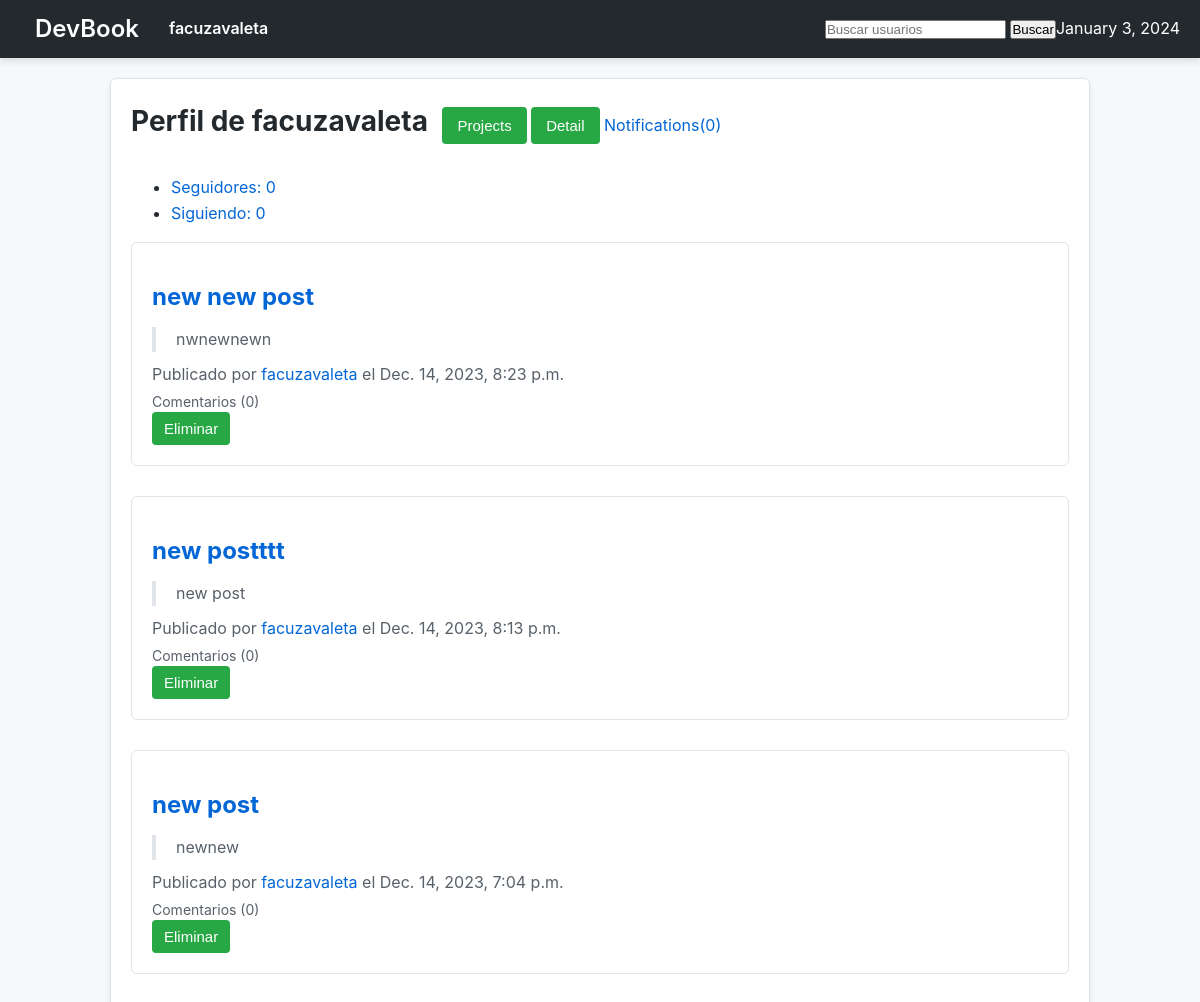
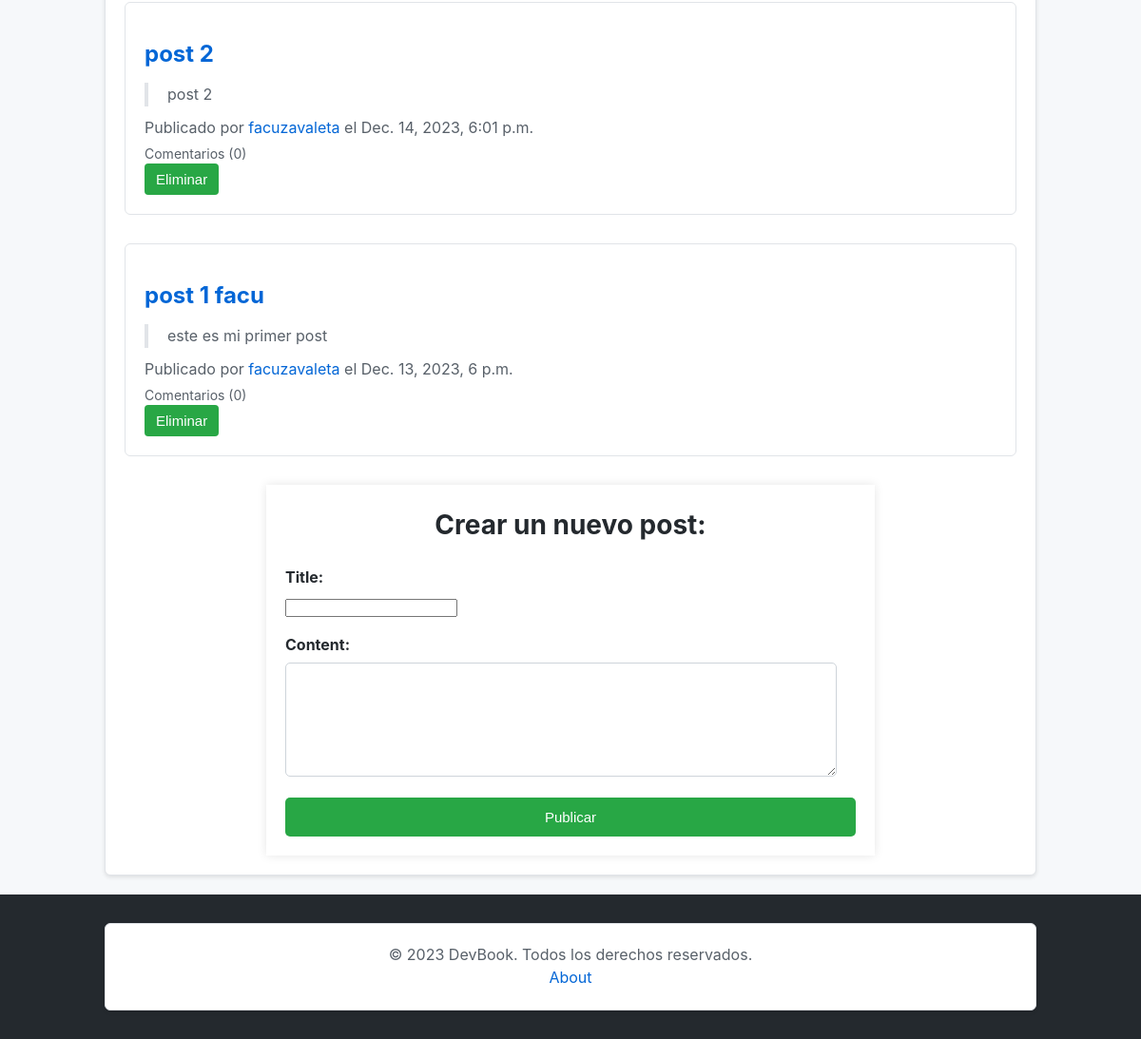
/facuzavaleta/ (signed in), run on an earlier commit of the app's database (2 pictures, top to bottom).
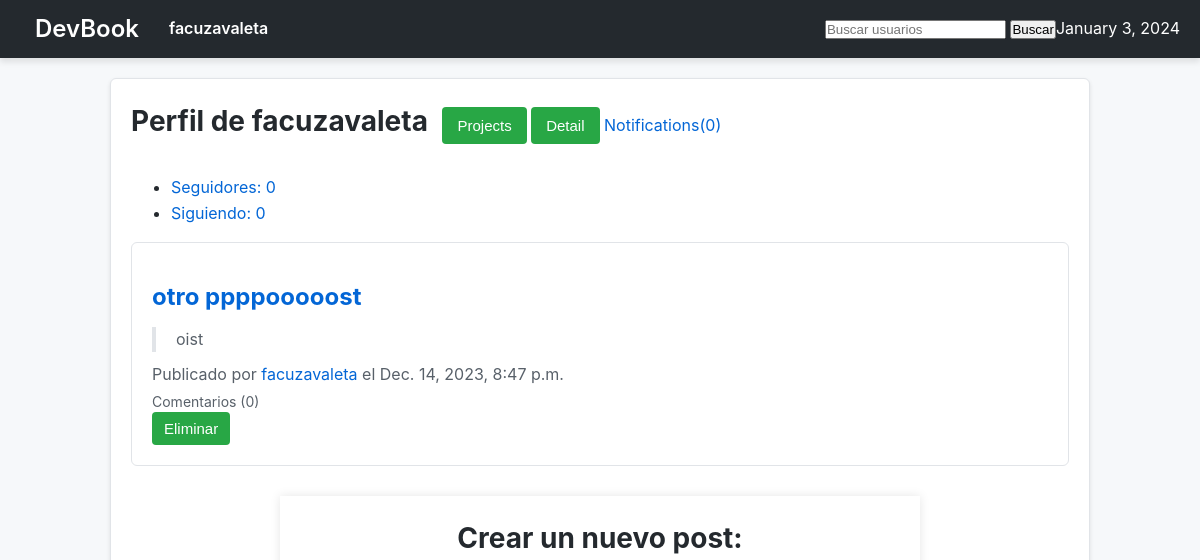
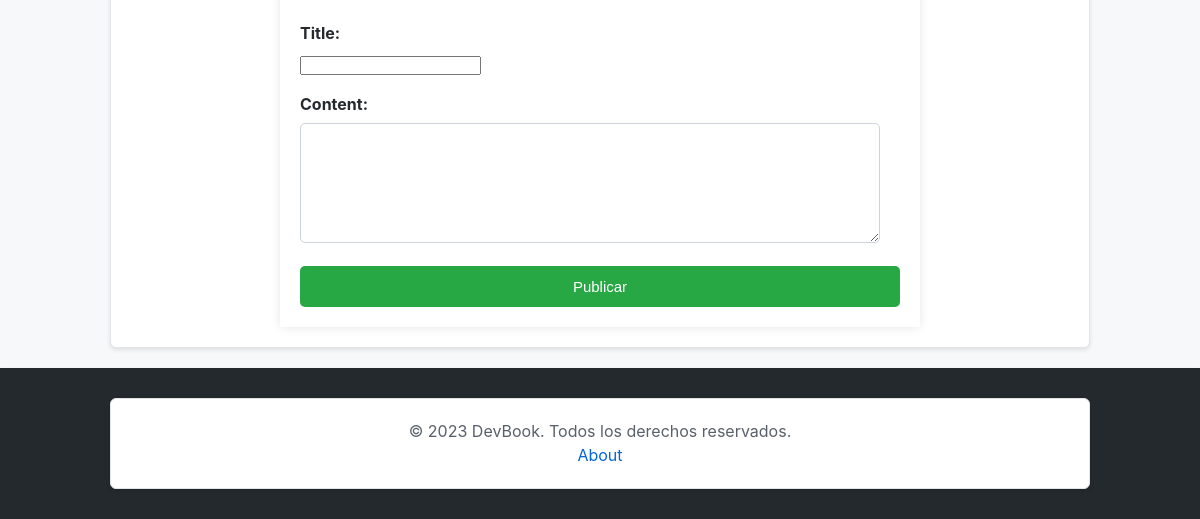
And on a later commit of the database (2 pictures, top to bottom).
### users/models.py (models this page shows, shortened)
class CustomUser(AbstractUser):
    email = models.EmailField(unique=True)
    bio = models.TextField(max_length=500, blank=True)
    image = models.ImageField(upload_to='profile_images/', null=True, blank=True)
    followers = models.ManyToManyField('self', symmetrical=False, related_name='following', blank=True)
    def followers_count(self):
        return self.followers.count()
    def following_count(self):
        return self.following.count()

### posts/models.py (models this page shows, shortened)
class Post(models.Model):
    title = models.CharField(max_length=255)
    content = models.TextField()
    profile_owner = models.ForeignKey(CustomUser, related_name='profile_owner', on_delete=models.CASCADE)
    posted_by = models.ForeignKey(CustomUser, related_name='posted_by', on_delete=models.CASCADE)
    created_at = models.DateTimeField(auto_now_add=True)

### users/views.py (the view, shortened to what this page needs)
# urls.py: path('<str:username>/', home_view, name='home'),
@login_required(login_url='login')
def home_view(request, username):
    user_profile = get_object_or_404(CustomUser, username=username)
    unread_notifications = notification.objects.filter(user=request.user, is_read=False)
    if user_profile == request.user:
        posts = Post.objects.filter(
            Q(profile_owner=user_profile, posted_by=user_profile) | Q(profile_owner__in=user_profile.following.all())
        ).order_by('-created_at')
    else:
        posts = Post.objects.filter(profile_owner=user_profile, posted_by=user_profile).order_by('-created_at')
    post_form = PostForm()
    is_following = request.user.is_authenticated and request.user in user_profile.followers.all()
    followers = user_profile.followers.all()
    return render(request, 'users/home.html', {
        'username': username,
        'posts': posts,
        'post_form': post_form,
        'user_profile': user_profile,
        'is_following': is_following,
        'followers': followers,
        'followers_count': user_profile.followers_count(),
        'following_count': user_profile.following_count(),
        'notifications_count': unread_notifications.count(),
    })

### posts/forms.py
class PostForm(forms.ModelForm):
    class Meta:
        model = Post
        fields = ['title', 'content']

### devbook/context_processors.py (called while the page is built)
def current_datetime(request):
    return {'current_datetime': datetime.now()}

### users/templates/users/home.html (shortened to what this page needs)
{% extends 'base.html' %}
{% load static %}
{% block page_content %}
<section>
    <div class="profile_welcome">
        <h2>Perfil de {{ username }}</h2>
        <a href="{% url 'projects_index' username=username %}"><button class="projects-btn">Projects</button></a>
        <a href="{% url 'user_detail' username=username %}"><button class="projects-btn">Detail</button></a>
        {% if user_profile == request.user %}
        <a href="{% url 'notifications_index' username=username%}">Notifications({{ notifications_count }})</a>
        {% endif %}
    </div>
</section>
<div class="followers-list">
    <ul>
        <li><a href="{% url 'followers' username=username %}">Seguidores: {{ followers_count }}</a></li>
        <li><a href="{% url 'followings' username=username %}">Siguiendo: {{ following_count }}</a></li>
    </ul>
</div>
<section id="post-list">
    {% for post in posts %}
        <article class="post">
            <h3><a href="{% url 'post_detail' username=post.profile_owner.username post_id=post.id %}">{{ post.title }}</a></h3>
            <blockquote>{{ post.content }}</blockquote>
            <p class="post-meta">
                Publicado por <a href="{% url 'home' username=post.posted_by.username %}">{{ post.posted_by.username }}</a> el {{ post.created_at }}
            </p>
            <p class="comment-count">Comentarios ({{ post.comment_set.count }})</p>
            {% if post.posted_by == request.user or post.profile_owner == request.user %}
                <form action="{% url 'delete_post' username=post.posted_by.username post_id=post.id %}" method="post" class="delete-post-form">
                    <button type="submit" class="delete-post-btn">Eliminar</button>
                </form>
            {% endif %}
        </article>
    {% endfor %}
    {% if user_profile == request.user %}
        <section id="new-post-form">
            <h2>Crear un nuevo post:</h2>
            <form method="post" action="" class="post-form">
                <div class="form-group">
                    <label for="id_title">Title:</label>
                    {{ post_form.title }}
                </div>
                <div class="form-group">
                    <label for="id_content">Content:</label>
                    {{ post_form.content }}
                </div>
                <button type="submit" class="post-btn">Publicar</button>
            </form>
        </section>
    {% endif %}
</section>
{% endblock %}

### devbook/templates/base.html (shortened to what this page needs)
<!DOCTYPE html>
<html lang="en">
<head>
    {% load static %}
    <link rel="stylesheet" href="{% static 'css/styles.css' %}">
</head>
<body>
    <nav>
        <div>
            <h1><a href="{% url 'landing' %}">DevBook</a></h1>
            {% if user.is_authenticated %}
                <a href="{% url 'home' username=request.user.username %}">{{ request.user.username }}</a>
            {% endif %}
            <form method="get" action="{% url 'user_search' %}">
                <input type="text" name="q" placeholder="Buscar usuarios">
                <button type="submit">Buscar</button>
            </form>
            <p>{{ current_datetime|date:"F j, Y" }}</p>
        </div>
    </nav>
    <div class="container">
        {% block page_content %}
        {% endblock %}
    </div>
    <footer>
        <div class="container">
            <p>&copy; 2023 DevBook. Todos los derechos reservados.</p>
            <a href="{% url 'about' %}">About</a>
        </div>
    </footer>
</body>
</html>

### static/css/styles.css (style rules this page uses)
body, h1, h2, h3, p, a, button, form, input { margin: 0; padding: 0; box-sizing: border-box; text-decoration: none; }
body { font-family: -apple-system, BlinkMacSystemFont, 'Segoe UI', Roboto, 'Helvetica Neue', Arial, sans-serif; background-color: #f6f8fa; color: #24292e; line-height: 1.6; }
nav { background-color: #24292e; color: #ffffff; padding: 10px 20px; box-shadow: 0 4px 6px rgba(0, 0, 0, 0.1); }
nav div { display: flex; justify-content: space-between; align-items: center; }
nav div a { color: #ffffff; text-decoration: none; margin: 0 15px; font-weight: 600; }
nav div form { margin-left: auto; }
.container { max-width: 980px; margin: 20px auto; background-color: #ffffff; padding: 20px; border: 1px solid #e1e4e8; border-radius: 6px; box-shadow: 0 2px 4px rgba(0, 0, 0, 0.1); }
.container h2 { font-size: 28px; margin-bottom: 15px; color: #24292e; }
.container h3 { font-size: 24px; color: #0366d6; margin-top: 15px; margin-bottom: 10px; }
.container blockquote { margin: 10px 0; padding: 0 0 0 20px; border-left: 4px solid #e1e4e8; color: #586069; }
.container p { color: #586069; line-height: 1.5; }
.container a { color: #0366d6; text-decoration: none; }
.container button { background-color: #28a745; color: #ffffff; padding: 10px 15px; border: none; border-radius: 4px; cursor: pointer; font-size: 15px; transition: background-color 0.3s ease; }
.container form { margin-top: 20px; }
.container button[type="submit"] { transition: background-color 0.3s ease; }
.profile_welcome h2 { display: inline-block; margin-right: 10px; }
.profile_welcome .projects-btn { background-color: #28a745; color: #ffffff; border: none; cursor: pointer; }
#post-list .post { margin-bottom: 30px; padding: 20px; border: 1px solid #e1e4e8; border-radius: 6px; background-color: #ffffff; }
#post-list .post h3 { font-size: 24px; margin-bottom: 10px; color: #0366d6; }
#post-list .comment-count { margin-top: 5px; font-size: 14px; }
#post-list .delete-post-form { display: inline; }
#post-list .delete-post-btn { background-color: #28a745; color: #ffffff; padding: 8px 12px; border: none; border-radius: 4px; cursor: pointer; }
#new-post-form { max-width: 600px; margin: auto; padding: 20px; box-shadow: 0 0 10px rgba(0, 0, 0, 0.1); }
#new-post-form h2 { text-align: center; margin-bottom: 20px; }
#new-post-form .post-form { display: flex; flex-direction: column; }
#new-post-form .form-group { margin-bottom: 15px; }
#new-post-form .form-group label { display: block; margin-bottom: 5px; font-weight: bold; }
#new-post-form .post-form textarea { height: 120px; padding: 10px; border: 1px solid #ced4da; border-radius: 5px; width: calc(100% - 20px); box-sizing: border-box; background-color: #fff; transition: border-color 0.3s ease; }
#new-post-form .post-btn { background-color: #28a745; color: #ffffff; padding: 12px 18px; border: none; border-radius: 5px; cursor: pointer; transition: background-color 0.3s ease; }
footer { background-color: #24292e; color: #ffffff; padding: 10px 20px; text-align: center; bottom: 0; width: 100%; box-shadow: 0 2px 4px rgba(0, 0, 0, 0.1); box-sizing: border-box; }
footer p { margin: 0; }
.container { margin-bottom: 20px; box-sizing: border-box; }

What changed in the data, as far as the page shows it:
removed Post: title "new new post", content "nwnewnewn", posted_by.username "facuzavaleta", created_at "Dec. 14, 2023, 8:23 p.m.", comment_set.count "0", shows "Eliminar"
removed Post: title "new postttt", content "new post", posted_by.username "facuzavaleta", created_at "Dec. 14, 2023, 8:13 p.m.", comment_set.count "0", shows "Eliminar"
removed Post: title "new post", content "newnew", posted_by.username "facuzavaleta", created_at "Dec. 14, 2023, 7:04 p.m.", comment_set.count "0", shows "Eliminar"
removed Post: title "post 2", content "post 2", posted_by.username "facuzavaleta", created_at "Dec. 14, 2023, 6:01 p.m.", comment_set.count "0", shows "Eliminar"
removed Post: title "post 1 facu", content "este es mi primer post", posted_by.username "facuzavaleta", created_at "Dec. 13, 2023, 6 p.m.", comment_set.count "0", shows "Eliminar"
added Post: title "otro ppppooooost", content "oist", posted_by.username "facuzavaleta", created_at "Dec. 14, 2023, 8:47 p.m.", comment_set.count "0", shows "Eliminar"
